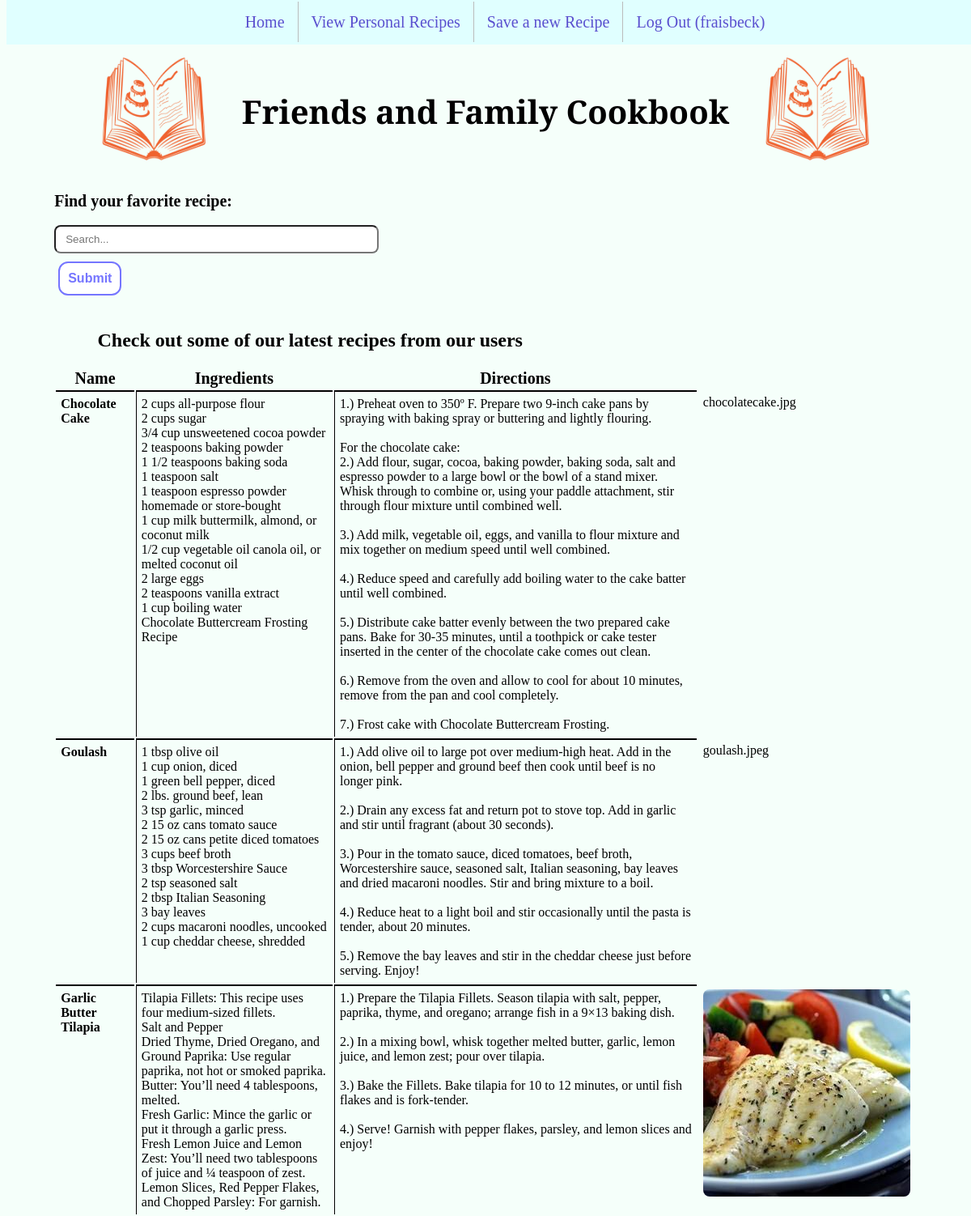
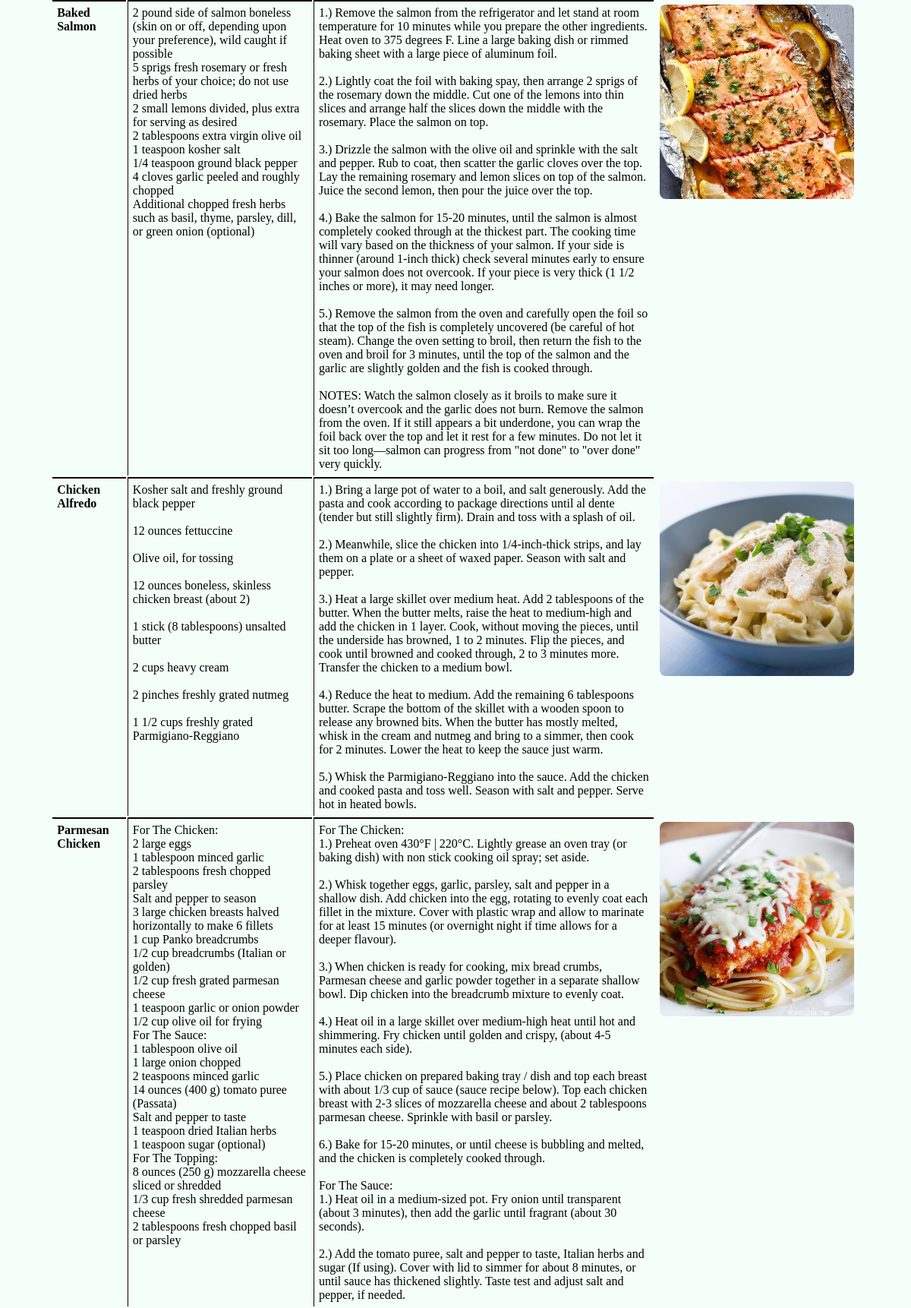
The page /index.php (signed in, upper part) on the database its author committed (2 pictures, top to bottom).
### tables this page shows
CREATE TABLE `recipeList` (
  `id` int NOT NULL AUTO_INCREMENT,
  `user_id` int NOT NULL,
  `title` varchar(150) DEFAULT NULL,
  `date` datetime DEFAULT NULL,
  `ingredients` varchar(8000) DEFAULT NULL,
  `directions` varchar(8000) DEFAULT NULL,
  `dishPicture` varchar(150) DEFAULT NULL,
  PRIMARY KEY (`id`),
  KEY `user_id` (`user_id`),
  CONSTRAINT `recipeList_ibfk_1` FOREIGN KEY (`user_id`) REFERENCES `recipeUser` (`userid`) ON DELETE CASCADE ON UPDATE CASCADE
);

### index.php (the view, shortened to what this page needs)
<?php
    require_once('header.php');
    require_once('navmenu.php');
?>
    <div class="search">
        <form method="get" action="search.php">
            <label class="searchLabel" for="usersearch">Find your favorite recipe:</label><br />
            <input type="text" id="usersearch" name="usersearch" placeholder="Search..."/><br />
            <input type="submit" name="submit" value="Submit" />
        </form>
    </div>
<?php
    $dbc = mysqli_connect(DB_HOST, DB_USER, DB_PASSWORD, DB_NAME)
            or die('Error connecting to MySQL server.');
    $query = "SELECT * FROM recipeList ORDER BY date DESC LIMIT 10";
    $data = mysqli_query($dbc, $query)
            or die('Error querying database.');
    echo '<div class="results">';
    echo '<h2>Check out some of our latest recipes from our users</h2>';
    echo '<table>';
    echo '<tr><th>Name</th>
            <th>Ingredients</th>
            <th>Directions</th>
            <th></th></tr>';
    while ($row = mysqli_fetch_array($data)) {
        echo '<tr>';
        echo '<td style="font-weight:bold" valign="top" width="10%">' . $row['title'] . '</td>';
        echo '<td valign="top" width="30%">' . preg_replace("/\r\n/", "<br />", $row['ingredients']) . '</td>';
        echo '<td valign="top" width="60%">' . preg_replace("/\r\n/", "<br />", $row['directions']) . '</td>';
        if (is_file(RECIPE_UPLOADPATH . $row['dishPicture']) && filesize(RECIPE_UPLOADPATH . $row['dishPicture']) > 0) {
            echo '<td valign="top"><img src="' . RECIPE_UPLOADPATH . $row['dishPicture'] . '" alt="Dish image" /></td></tr>';
        }
        else {
            echo '<td valign="top" width="20%">' . $row['dishPicture'] . '</td>';
        }
        echo '</tr>';
    }
    echo '</table>';
    echo '</div>';
    require_once('footer.php');
?>

### proj4style.css (style rules this page uses)
th { font-size: 20px; }
td { padding: 6px; border-left: 1px solid black; border-top: 2px solid black; }
td:last-child { border-top: none; }
td:first-child, td:last-child { border-left: none; }
html,body { height: 100%; background-color: #f5fffa; margin-top: 20px; }
body { display: flex; flex-direction: column; }
input[type=text], input[type=password] { padding: 8px 12px; margin: 8px, 0; width: 35%; border-radius: 8px; }
input[type=submit] { margin: 10px 5px; background-color: white; font-size: 16px; color: #7575FF; border-radius: 12px; border: 2px solid #7575FF; padding: 10px; font-weight: bold; }
label { display: block; }
img { width: 256px; height: 256px; border-radius: 8px; }
.search { padding: 1% 5%; }
.searchLabel { font-size: 20px; font-weight: bold; }
.results { padding-left: 5%; padding-right: 5%; }
h2 { padding-left: 5%; }

### rows shown on the page
recipelist: title "Chocolate Cake", ingredients "2 cups all-purpose flour 2 cups sugar 3/4 cup unsweetened cocoa powder 2 teaspoons baking powder 1 1/2 teaspoons baking soda 1 teaspoon salt 1 teaspoon espresso powder homemade or store-bought 1 cup milk buttermilk, almond, or coconut milk 1/2 cup vegetable oil canola oil, or melted coconut oil 2 large eggs 2 teaspoons vanilla extract 1 cup boiling water Chocolate Buttercream Frosting Recipe", directions "1.) Preheat oven to 350º F. Prepare two 9-inch cake pans by spraying with baking spray or buttering and lightly flouring. For the chocolate cake: 2.) Add flour, sugar, cocoa, baking powder, baking soda, salt and espresso powder to a large bowl or the bowl of a stand mixer. Whisk through to combine or, using your paddle attachment, stir through flour mixture until combined well. 3.) Add milk, vegetable oil, eggs, and vanilla to flour mixture and mix together on medium speed until well combined. 4.) Reduce speed and carefully add boiling water to the cake batter until well combined. 5.) Distribute cake batter evenly between the two prepared cake pans. Bake for 30-35 minutes, until a toothpick…", dishPicture "chocolatecake.jpg"
recipelist: title "Goulash", ingredients "1 tbsp olive oil 1 cup onion, diced 1 green bell pepper, diced 2 lbs. ground beef, lean 3 tsp garlic, minced 2 15 oz cans tomato sauce 2 15 oz cans petite diced tomatoes 3 cups beef broth 3 tbsp Worcestershire Sauce 2 tsp seasoned salt 2 tbsp Italian Seasoning 3 bay leaves 2 cups macaroni noodles, uncooked 1 cup cheddar cheese, shredded", directions "1.) Add olive oil to large pot over medium-high heat. Add in the onion, bell pepper and ground beef then cook until beef is no longer pink. 2.) Drain any excess fat and return pot to stove top. Add in garlic and stir until fragrant (about 30 seconds). 3.) Pour in the tomato sauce, diced tomatoes, beef broth, Worcestershire sauce, seasoned salt, Italian seasoning, bay leaves and dried macaroni noodles. Stir and bring mixture to a boil. 4.) Reduce heat to a light boil and stir occasionally until the pasta is tender, about 20 minutes. 5.) Remove the bay leaves and stir in the cheddar cheese just before serving. Enjoy!", dishPicture "goulash.jpeg"
recipelist: title "Garlic Butter Tilapia", ingredients "Tilapia Fillets: This recipe uses four medium-sized fillets. Salt and Pepper Dried Thyme, Dried Oregano, and Ground Paprika: Use regular paprika, not hot or smoked paprika. Butter: You’ll need 4 tablespoons, melted. Fresh Garlic: Mince the garlic or put it through a garlic press. Fresh Lemon Juice and Lemon Zest: You’ll need two tablespoons of juice and ¼ teaspoon of zest. Lemon Slices, Red Pepper Flakes, and Chopped Parsley: For garnish.", directions "1.) Prepare the Tilapia Fillets. Season tilapia with salt, pepper, paprika, thyme, and oregano; arrange fish in a 9×13 baking dish. 2.) In a mixing bowl, whisk together melted butter, garlic, lemon juice, and lemon zest; pour over tilapia. 3.) Bake the Fillets. Bake tilapia for 10 to 12 minutes, or until fish flakes and is fork-tender. 4.) Serve! Garnish with pepper flakes, parsley, and lemon slices and enjoy!", dishPicture (picture)
recipelist: title "Baked Salmon", ingredients "2 pound side of salmon boneless (skin on or off, depending upon your preference), wild caught if possible 5 sprigs fresh rosemary or fresh herbs of your choice; do not use dried herbs 2 small lemons divided, plus extra for serving as desired 2 tablespoons extra virgin olive oil 1 teaspoon kosher salt 1/4 teaspoon ground black pepper 4 cloves garlic peeled and roughly chopped Additional chopped fresh herbs such as basil, thyme, parsley, dill, or green onion (optional)", directions "1.) Remove the salmon from the refrigerator and let stand at room temperature for 10 minutes while you prepare the other ingredients. Heat oven to 375 degrees F. Line a large baking dish or rimmed baking sheet with a large piece of aluminum foil. 2.) Lightly coat the foil with baking spay, then arrange 2 sprigs of the rosemary down the middle. Cut one of the lemons into thin slices and arrange half the slices down the middle with the rosemary. Place the salmon on top. 3.) Drizzle the salmon with the olive oil and sprinkle with the salt and pepper. Rub to coat, then scatter the garlic cloves over the top. Lay the remaining rosemary and lemon slices on top of the salmon. Juice the second…", dishPicture (picture)
recipelist: title "Chicken Alfredo", ingredients "Kosher salt and freshly ground black pepper 12 ounces fettuccine Olive oil, for tossing 12 ounces boneless, skinless chicken breast (about 2) 1 stick (8 tablespoons) unsalted butter 2 cups heavy cream 2 pinches freshly grated nutmeg 1 1/2 cups freshly grated Parmigiano-Reggiano", directions "1.) Bring a large pot of water to a boil, and salt generously. Add the pasta and cook according to package directions until al dente (tender but still slightly firm). Drain and toss with a splash of oil. 2.) Meanwhile, slice the chicken into 1/4-inch-thick strips, and lay them on a plate or a sheet of waxed paper. Season with salt and pepper. 3.) Heat a large skillet over medium heat. Add 2 tablespoons of the butter. When the butter melts, raise the heat to medium-high and add the chicken in 1 layer. Cook, without moving the pieces, until the underside has browned, 1 to 2 minutes. Flip the pieces, and cook until browned and cooked through, 2 to 3 minutes more. Transfer the chicken to a…", dishPicture (picture)
recipelist: title "Parmesan Chicken", ingredients "For The Chicken: 2 large eggs 1 tablespoon minced garlic 2 tablespoons fresh chopped parsley Salt and pepper to season 3 large chicken breasts halved horizontally to make 6 fillets 1 cup Panko breadcrumbs 1/2 cup breadcrumbs (Italian or golden) 1/2 cup fresh grated parmesan cheese 1 teaspoon garlic or onion powder 1/2 cup olive oil for frying For The Sauce: 1 tablespoon olive oil 1 large onion chopped 2 teaspoons minced garlic 14 ounces (400 g) tomato puree (Passata) Salt and pepper to taste 1 teaspoon dried Italian herbs 1 teaspoon sugar (optional) For The Topping: 8 ounces (250 g) mozzarella cheese sliced or shredded 1/3 cup fresh shredded parmesan cheese 2 tablespoons fresh chopped basil…", directions "For The Chicken: 1.) Preheat oven 430°F | 220°C. Lightly grease an oven tray (or baking dish) with non stick cooking oil spray; set aside. 2.) Whisk together eggs, garlic, parsley, salt and pepper in a shallow dish. Add chicken into the egg, rotating to evenly coat each fillet in the mixture. Cover with plastic wrap and allow to marinate for at least 15 minutes (or overnight night if time allows for a deeper flavour). 3.) When chicken is ready for cooking, mix bread crumbs, Parmesan cheese and garlic powder together in a separate shallow bowl. Dip chicken into the breadcrumb mixture to evenly coat. 4.) Heat oil in a large skillet over medium-high heat until hot and shimmering. Fry chicken…", dishPicture (picture)

### other values the page prints
$page_title "Friends and Family Cookbook"
$_SESSION['username'] "fraisbeck"
